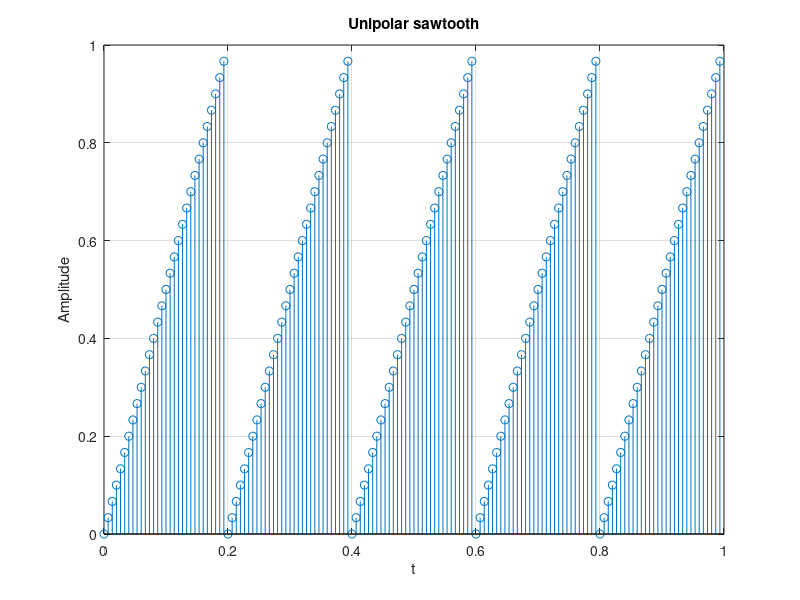

The MATLAB source for this figure:
% assignment 4 q 3
%% clear
clc;
clear all;
close all;

%% generating sequences
% take frequency
f = abs(input('Frequency : '));
% period
p = 1/f;

% take no of cycles to generate
cycles = round(abs(input('No of cycles to generate : ')));

% sawtooth
y = [];

% single cycle of wave
cycle = 0:1/30:29/30;
% loop to generate wave
for i = 1:cycles
    % appending a cycle to wave
    y = [y cycle];
end

% set n range
t = 0:p/30:cycles*p-p/30;

%% plot actual waves
stem(t,y);
title('Unipolar sawtooth');
xlabel('t');
ylabel('Amplitude');
grid on;
